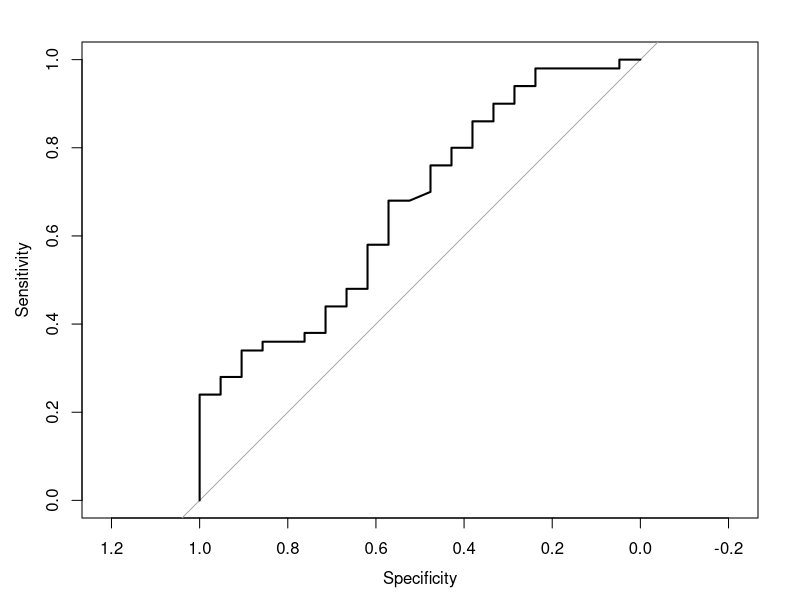
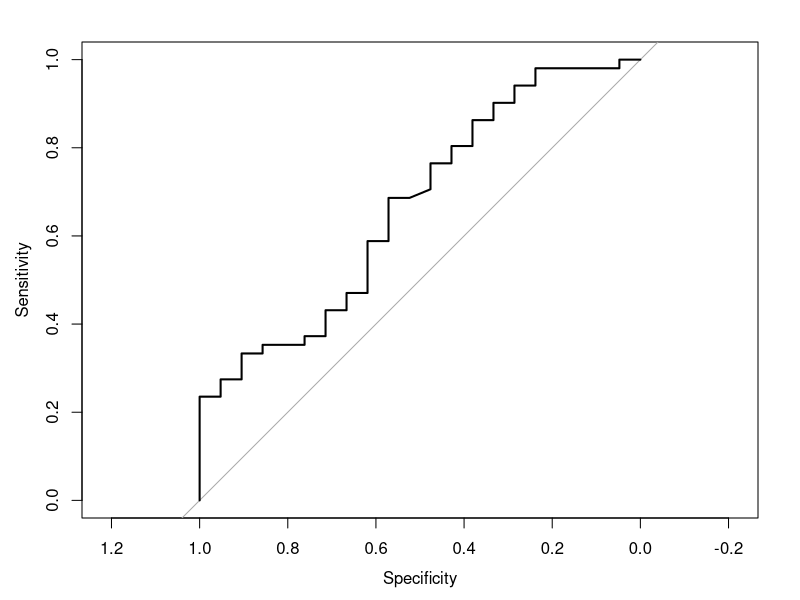

R code for these plots, in order: (Note: a time limit stopped this script after it produced the figures.)
# Set seed
set.seed(14)

# Require package
library(pROC)

# Read data
dat <- read.csv("wu.csv", header=FALSE)
dat$group <- c(rep("resistant", 21), rep("responder", 50))
dat <- dat[, c(2, 3)]
names(dat)[1] <- "delta_hamd"

# Impute missing data point
# One is missing in the reponder group. We can impute it because we know the mean, which is equal to point "Bar45".
mean(dat$delta_hamd[dat$group == "responder"])
# This is very close to the plotted value of 0.799. Imputation not possible on the basis of guessing an overplotted point. The last point is probably missing from the graph.
# We attempt nonetheless to impute one more at the mean
dat_imp <- dat
dat_imp <- rbind(dat_imp, c(8, "responder"))
dat_imp$delta_hamd <- as.numeric(dat_imp$delta_hamd)

# Estimate ROC
roc <- roc(dat$group, dat$delta_hamd)
plot(roc)
ci(roc)
roc

# Estimate ROC with imputation
roc_imp <- roc(dat_imp$group, dat_imp$delta_hamd)
plot(roc_imp)
ci(roc_imp)
roc_imp

# Note: the following code is deprecated - permutations not necessary
# Bootstrap samples
n_iterations <- 1000
rocs <- vector("list", n_iterations)
roc_tests <- vector("list", n_iterations)
sensitivities <- vector("list", n_iterations)
specificities <- vector("list", n_iterations)

for(i in 1:n_iterations){
# Randomise order
dat$group_random <- c(rep("resistant", 21), rep("responder", 50))
rows <- sample(nrow(dat))
dat$group_random <- dat$group_random[rows]

roc_boot <- roc(dat$group_random, dat$delta_hamd)
rocs[[i]] <- roc_boot
sensitivities[[i]] <- roc_boot$sensitivities
specificities[[i]] <- roc_boot$specificities

roc_tests[[i]] <- roc.test(roc, roc_boot)
}

plot(rocs[[1]], col = "pink", lwd = 0.5)
for(i in 2:n_iterations){
  lines(rocs[[i]], col = "pink", lwd = 0.5)
}
lines(roc)  
legend("bottomright", lwd = c(2, 0.5, 2), col = c("black", "pink", "red"), 
       legend = c("original", "bootstrapped", "average of bootstrapped"))

sens <- matrix(unlist(sensitivities), nrow = 69)
spec <- matrix(unlist(specificities), nrow = 69)
sens_avg <- rowMeans(sens)
spec_avg <- rowMeans(spec)
lines(sens_avg ~ spec_avg, col = "red", lwd = 2)

p <- vector()
for(i in 1:n_iterations){
  pval <- roc_tests[[i]]$p.value
  p <- c(p, pval)
}
sum(p < 0.05)

auroc <- vector()
for(i in 1:n_iterations){
  auroc_estimate <- rocs[[i]]$auc
  auroc <- c(auroc, auroc_estimate)
}
auroc_mean <- mean(auroc)
error <- qnorm(0.975)*auroc_mean/sqrt(length(auroc))
left <- auroc_mean - error
right <- auroc_mean + error
